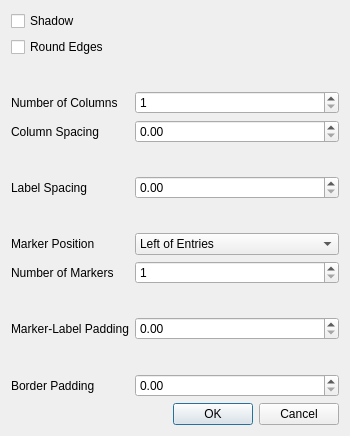
<?xml version="1.0" encoding="UTF-8"?>
<ui version="4.0">
 <class>Dialog</class>
 <widget class="QDialog" name="Dialog">
  <property name="geometry">
   <rect>
    <x>0</x>
    <y>0</y>
    <width>350</width>
    <height>436</height>
   </rect>
  </property>
  <property name="windowTitle">
   <string>Advanced Legend Options</string>
  </property>
  <property name="sizeGripEnabled">
   <bool>false</bool>
  </property>
  <property name="modal">
   <bool>true</bool>
  </property>
  <layout class="QGridLayout" name="gridLayout">
   <item row="0" column="0">
    <layout class="QFormLayout" name="formLayout">
     <item row="0" column="0">
      <widget class="QCheckBox" name="shadow_check_box">
       <property name="text">
        <string>Shadow</string>
       </property>
      </widget>
     </item>
     <item row="1" column="0">
      <widget class="QCheckBox" name="round_edges_check_box">
       <property name="text">
        <string>Round Edges</string>
       </property>
      </widget>
     </item>
     <item row="3" column="0">
      <widget class="QLabel" name="label">
       <property name="text">
        <string>Number of Columns</string>
       </property>
      </widget>
     </item>
     <item row="3" column="1">
      <widget class="QSpinBox" name="number_of_columns_spin_box">
       <property name="minimum">
        <number>1</number>
       </property>
      </widget>
     </item>
     <item row="4" column="0">
      <widget class="QLabel" name="label_2">
       <property name="text">
        <string>Column Spacing</string>
       </property>
      </widget>
     </item>
     <item row="4" column="1">
      <widget class="QDoubleSpinBox" name="column_spacing_spin_box"/>
     </item>
     <item row="6" column="0">
      <widget class="QLabel" name="label_3">
       <property name="text">
        <string>Label Spacing</string>
       </property>
      </widget>
     </item>
     <item row="6" column="1">
      <widget class="QDoubleSpinBox" name="label_spacing_spin_box"/>
     </item>
     <item row="8" column="0">
      <widget class="QLabel" name="label_4">
       <property name="text">
        <string>Marker Position</string>
       </property>
      </widget>
     </item>
     <item row="8" column="1">
      <widget class="QComboBox" name="marker_position_combo_box">
       <item>
        <property name="text">
         <string>Left of Entries</string>
        </property>
       </item>
       <item>
        <property name="text">
         <string>Right of Entries</string>
        </property>
       </item>
      </widget>
     </item>
     <item row="9" column="0">
      <widget class="QLabel" name="label_5">
       <property name="text">
        <string>Number of Markers</string>
       </property>
      </widget>
     </item>
     <item row="9" column="1">
      <widget class="QSpinBox" name="number_of_markers_spin_box">
       <property name="minimum">
        <number>1</number>
       </property>
      </widget>
     </item>
     <item row="13" column="0">
      <widget class="QLabel" name="label_6">
       <property name="text">
        <string>Border Padding</string>
       </property>
      </widget>
     </item>
     <item row="13" column="1">
      <widget class="QDoubleSpinBox" name="border_padding_spin_box"/>
     </item>
     <item row="2" column="0" colspan="2">
      <spacer name="verticalSpacer">
       <property name="orientation">
        <enum>Qt::Vertical</enum>
       </property>
       <property name="sizeHint" stdset="0">
        <size>
         <width>20</width>
         <height>40</height>
        </size>
       </property>
      </spacer>
     </item>
     <item row="5" column="0" colspan="2">
      <spacer name="verticalSpacer_2">
       <property name="orientation">
        <enum>Qt::Vertical</enum>
       </property>
       <property name="sizeHint" stdset="0">
        <size>
         <width>20</width>
         <height>40</height>
        </size>
       </property>
      </spacer>
     </item>
     <item row="7" column="0" colspan="2">
      <spacer name="verticalSpacer_3">
       <property name="orientation">
        <enum>Qt::Vertical</enum>
       </property>
       <property name="sizeHint" stdset="0">
        <size>
         <width>20</width>
         <height>40</height>
        </size>
       </property>
      </spacer>
     </item>
     <item row="12" column="0" colspan="2">
      <spacer name="verticalSpacer_4">
       <property name="orientation">
        <enum>Qt::Vertical</enum>
       </property>
       <property name="sizeHint" stdset="0">
        <size>
         <width>20</width>
         <height>40</height>
        </size>
       </property>
      </spacer>
     </item>
     <item row="11" column="0">
      <widget class="QLabel" name="marker_label_padding_label">
       <property name="text">
        <string>Marker-Label Padding</string>
       </property>
      </widget>
     </item>
     <item row="11" column="1">
      <widget class="QDoubleSpinBox" name="marker_label_padding_spin_box"/>
     </item>
     <item row="10" column="0" colspan="2">
      <spacer name="verticalSpacer_5">
       <property name="orientation">
        <enum>Qt::Vertical</enum>
       </property>
       <property name="sizeHint" stdset="0">
        <size>
         <width>20</width>
         <height>40</height>
        </size>
       </property>
      </spacer>
     </item>
    </layout>
   </item>
   <item row="1" column="0">
    <widget class="QDialogButtonBox" name="buttonBox">
     <property name="orientation">
      <enum>Qt::Horizontal</enum>
     </property>
     <property name="standardButtons">
      <set>QDialogButtonBox::Cancel|QDialogButtonBox::Ok</set>
     </property>
    </widget>
   </item>
  </layout>
 </widget>
 <resources/>
 <connections>
  <connection>
   <sender>buttonBox</sender>
   <signal>accepted()</signal>
   <receiver>Dialog</receiver>
   <slot>accept()</slot>
   <hints>
    <hint type="sourcelabel">
     <x>248</x>
     <y>254</y>
    </hint>
    <hint type="destinationlabel">
     <x>157</x>
     <y>274</y>
    </hint>
   </hints>
  </connection>
  <connection>
   <sender>buttonBox</sender>
   <signal>rejected()</signal>
   <receiver>Dialog</receiver>
   <slot>reject()</slot>
   <hints>
    <hint type="sourcelabel">
     <x>316</x>
     <y>260</y>
    </hint>
    <hint type="destinationlabel">
     <x>286</x>
     <y>274</y>
    </hint>
   </hints>
  </connection>
 </connections>
</ui>
